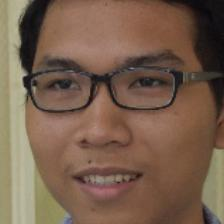
#> input picture train/image (1).JPG, 224 x 224 px; its folder holds only this picture in this run
$ python main.py
#> lines starting #> are read from the running program, lines starting #| are printed output that depends on the picture
import cv2
import numpy as np
from matplotlib import pyplot as plt


# Hàm convert_to_gray nhận một ảnh đầu vào và chuyển đổi nó thành ảnh xám
# bằng cách sử dụng hàm cv2.cvtColor từ module cv2
def convert_to_gray(image):
    return cv2.cvtColor(image, cv2.COLOR_BGR2GRAY)


# Hàm compute_pca_features tính đặc trưng PCA của ảnh khuôn mặt.
# Đầu vào là ảnh khuôn mặt. Hàm chuyển đổi ảnh thành ảnh xám và sử dụng
# phân tích thành phần chính (PCA) để tính toán đặc trưng PCA của ảnh.
# Kết quả là đặc trưng PCA của ảnh khuôn mặt và được trả về.
def compute_pca_features(image):
    # Chuyển đổi ảnh màu thành ảnh xám bằng cách sử dụng hàm convert_to_gray.
    gray = convert_to_gray(image)

    # Chuyển đổi ảnh xám thành một vector 1D bằng cách sử dụng phương thức flatten
    flatten_image = gray.flatten()

    # Chuyển đổi kiểu dữ liệu của vector thành float32 bằng cách sử dụng np.float32
    flatten_image = np.float32(flatten_image)

    # Mở rộng số chiều của vector từ 1D lên thành một mảng 2D bằng cách sử dụng np.expand_dims
    flatten_image = np.expand_dims(flatten_image, axis=0)

    # Tính toán PCA trên mảng 2D sử dụng hàm cv2.PCACompute
    pca = cv2.PCACompute(flatten_image, mean=None)

    # Trích xuất các thành phần chính từ kết quả PCA và chuyển thành một vector 1D bằng cách sử dụng flatten
    pca_features = pca[0].flatten()

    # Trả về đặc trưng PCA của ảnh khuôn mặt
    return pca_features


# Hàm compare_pca_features so sánh đặc trưng PCA của hai ảnh khuôn mặt.
# Đầu vào là hai đặc trưng PCA. Hàm tính norm (độ lớn) của hiệu hai đặc trưng và trả về kết quả.
def compare_pca_features(features1, features2):
    return np.linalg.norm(features1 - features2)


# Các đường dẫn đến ảnh khuôn mặt đã biết và ảnh khuôn mặt mới cần kiểm tra
known_faces_paths = [f'train/image ({i}).JPG' for i in range(1, 39)]
unknown_image_path = "test/test (1).JPG"

# Chuẩn bị dữ liệu training
training_data = []

# Kích thước cố định cho ảnh khuôn mặt
face_size = (100, 100)

# Lặp qua các ảnh khuôn mặt đã biết
for known_face_path in known_faces_paths:
    # Đọc ảnh khuôn mặt đã biết
    known_face = cv2.imread(known_face_path)
#> known_face is the input picture: shape (224, 224, 3); mean B, G, R 77.2, 95.5, 120.6

    # Điều chỉnh kích thước của ảnh khuôn mặt đã biết
    known_face_resized = cv2.resize(known_face, face_size)

    # Trích xuất đặc trưng PCA của ảnh khuôn mặt đã biết
    known_features = compute_pca_features(known_face_resized)
#> in convert_to_gray, `return cv2.cvtColor(image, cv2.COLOR_BGR2GRAY)`:
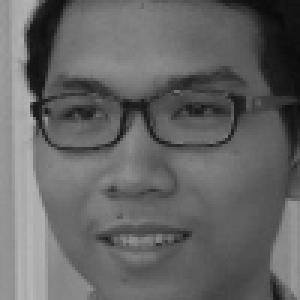
#> returned value: shape (100, 100) (shown 3 times larger); min 9, max 183, mean 100.8
#> in compute_pca_features, `flatten_image = gray.flatten()`: flatten_image = 10000 values, max 183 at index 9710, min 9 at index 592, mean 100.8
#> in compute_pca_features, `pca_features = pca[0].flatten()`: pca_features has the same summary as flatten_image
#> known_features has the same summary as flatten_image in compute_pca_features
#> (the run stopped early here; a loop or call above may not have finished)
